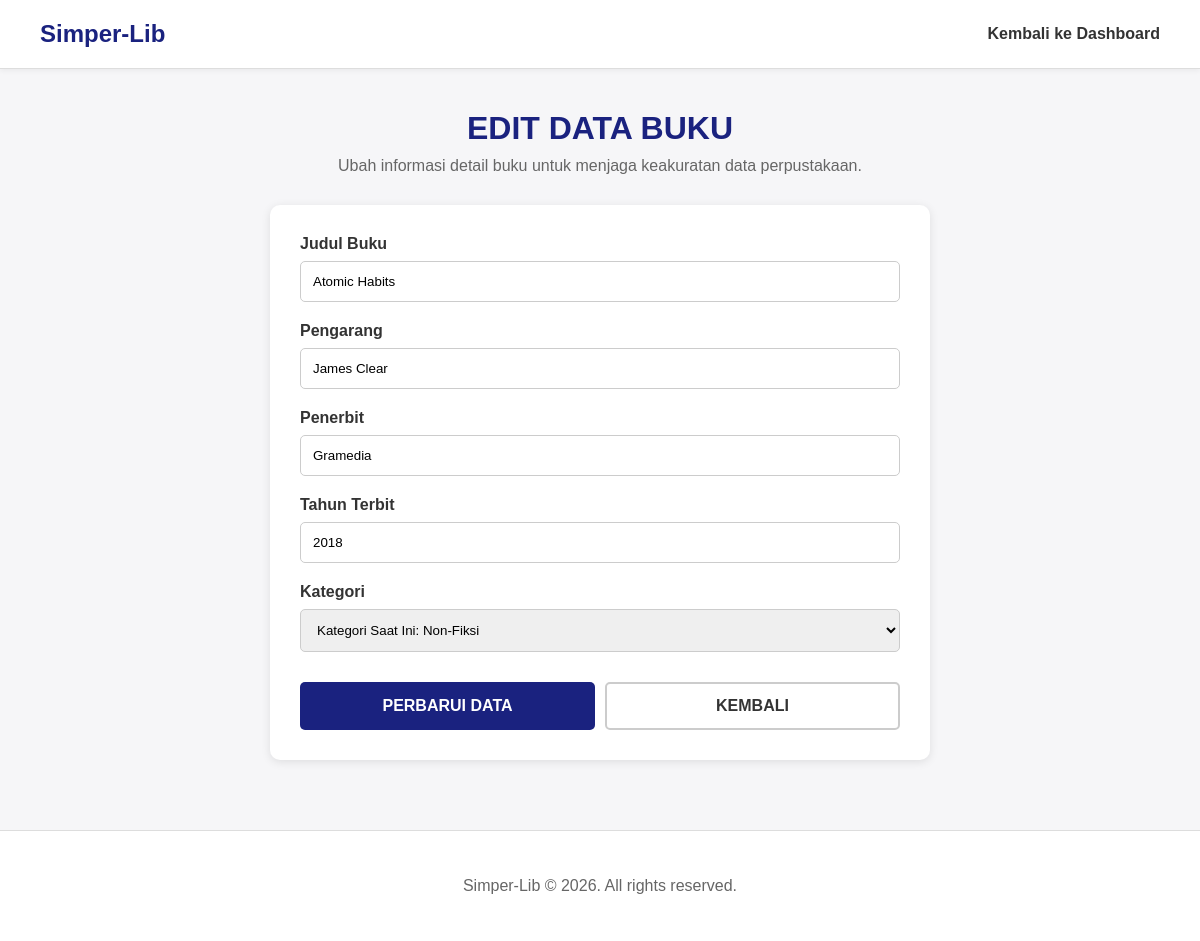
The page /edit.php?id=7 on the database its author committed.
### tables this page shows
CREATE TABLE `buku` (
  `id` int NOT NULL,
  `judul` varchar(100) NOT NULL,
  `pengarang` varchar(100) NOT NULL,
  `penerbit` varchar(100) NOT NULL,
  `tahun_terbit` varchar(4) NOT NULL,
  `kategori` varchar(50) NOT NULL
);

### edit.php (the view, shortened to what this page needs)
<?php
    include 'koneksi.php';
    if (isset($_GET['id'])) {
        $id = $_GET['id'];
        $query = "SELECT * FROM buku WHERE id=?";
        $stmt = $koneksi->prepare($query);
        $stmt->bind_param('i', $id);
        $stmt->execute();
        $result = $stmt->get_result();
        $data = $result->fetch_assoc();
    } else {
        header("Location: index.php");
        exit;
    }
?>
<!DOCTYPE html>
<html lang="id">
<head>
    <link rel="stylesheet" href="style.css">
</head>
<body>
    <div class="header-putih">
        <h2>Simper-Lib</h2>
        <a href="index.php">Kembali ke Dashboard</a>
    </div>
    <div class="container">
        <div class="judul-halaman">
            <h1>EDIT DATA BUKU</h1>
            <p>Ubah informasi detail buku untuk menjaga keakuratan data perpustakaan.</p>
        </div>
        <div class="kotak-form">
            <form action="" method="POST">
                <div class="grup-input">
                    <label>Judul Buku</label>
                    <input type="text" name="judul" value="<?php echo htmlspecialchars($data['judul']); ?>" required>
                </div>
                <div class="grup-input">
                    <label>Pengarang</label>
                    <input type="text" name="pengarang" value="<?php echo htmlspecialchars($data['pengarang']); ?>" required>
                </div>
                <div class="grup-input">
                    <label>Penerbit</label>
                    <input type="text" name="penerbit" value="<?php echo htmlspecialchars($data['penerbit']); ?>" required>
                </div>
                <div class="grup-input">
                    <label>Tahun Terbit</label>
                    <input type="number" name="tahun_terbit" value="<?php echo htmlspecialchars($data['tahun_terbit']); ?>" min="1900" max="2099" required>
                </div>
                <div class="grup-input">
                    <label>Kategori</label>
                    <select name="kategori" required>
                        <option value="<?php echo htmlspecialchars($data['kategori']); ?>" selected>
                            Kategori Saat Ini: <?php echo htmlspecialchars($data['kategori']); ?>
                        </option>
                    </select>
                </div>
                <div class="kumpulan-tombol">
                    <button type="submit" class="tombol-simpan">PERBARUI DATA</button>
                    <a href="index.php" class="tombol-kembali">KEMBALI</a>
                </div>
            </form>
        </div>
    </div>
    <div class="footer">
        <p>Simper-Lib © 2026. All rights reserved.</p>
    </div>
</body>
</html>

### style.css (style rules this page uses)
body { font-family: Arial, sans-serif; background-color: #f6f6f8; color: #333; margin: 0; padding: 0; }
.header-putih { background-color: white; padding: 20px 40px; display: flex; justify-content: space-between; align-items: center; border-bottom: 1px solid #ddd; box-shadow: 0px 2px 5px rgba(0,0,0,0.05); }
.header-putih h2 { color: #1a227f; margin: 0; }
.header-putih a { color: #333; text-decoration: none; font-weight: bold; }
.container { width: 80%; margin: 0 auto; padding: 20px; }
.judul-halaman { text-align: center; margin-bottom: 30px; }
.judul-halaman h1 { color: #1a227f; margin-bottom: 10px; }
.judul-halaman p { color: #666; margin: 0; }
.kotak-form { background-color: white; padding: 30px; border-radius: 10px; box-shadow: 0px 2px 10px rgba(0,0,0,0.1); max-width: 600px; margin: 0 auto; }
.grup-input { margin-bottom: 20px; }
.grup-input label { display: block; font-weight: bold; margin-bottom: 8px; color: #333; }
.grup-input input, .grup-input select { width: 100%; padding: 12px; border: 1px solid #ccc; border-radius: 5px; box-sizing: border-box; font-family: inherit; }
.kumpulan-tombol { display: flex; gap: 10px; margin-top: 30px; }
.tombol-simpan { flex: 1; background-color: #1a227f; color: white; padding: 15px; border: none; border-radius: 5px; cursor: pointer; font-weight: bold; font-size: 16px; }
.tombol-kembali { flex: 1; display: inline-block; text-align: center; background-color: white; color: #333; padding: 13px; border: 2px solid #ccc; border-radius: 5px; text-decoration: none; font-weight: bold; font-size: 16px; box-sizing: border-box; }
.footer { text-align: center; padding: 30px; margin-top: 50px; background-color: white; border-top: 1px solid #ddd; color: #666; }

### rows shown on the page
buku: judul "Atomic Habits", pengarang "James Clear", penerbit "Gramedia", tahun_terbit "2018"
